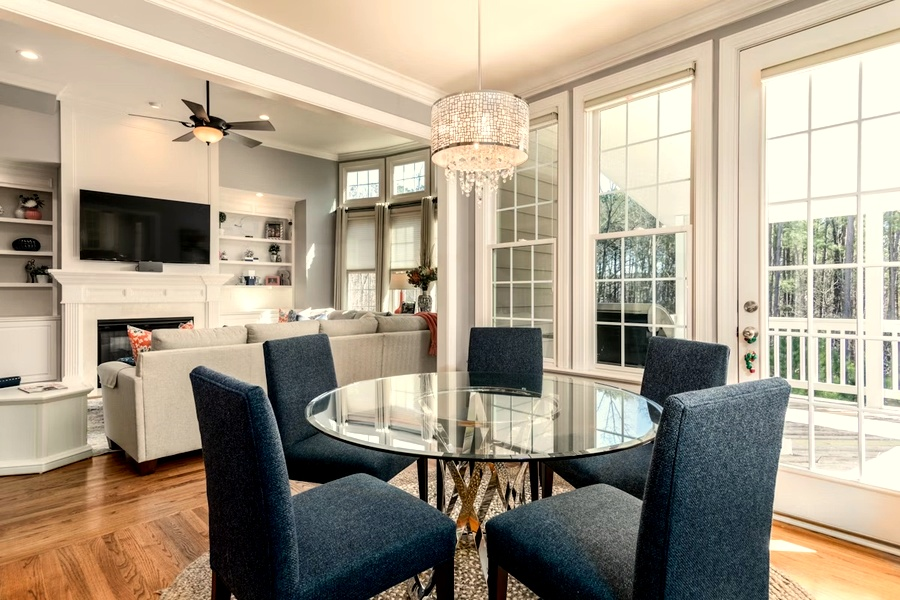
#> input picture FINAL_STABLE_BACKUP/web/backend/assets/visual_dna/SS_WW_01_Seongsu_Cafe_WarmWood.jpg, 900 x 600 px
$ python -i sync_and_fix_dna.py   (imports and definitions only)
#> lines starting #> are read from the running program, lines starting #| are printed output that depends on the picture
import os
import shutil
import sqlite3
from PIL import Image, ImageEnhance

# 경로 설정
BASE_DIR = r'c:\Users\User\Desktop\MZ_Commercial_Logic_v1.0'
SRC_DIR = os.path.join(BASE_DIR, 'Frontend_Curation_Package')
DST_DIR = os.path.join(BASE_DIR, 'assets', 'visual_dna')
DB_PATH = os.path.join(BASE_DIR, 'data', 'mz_commercial_analysis.db')

# [2 lines not run here, left out]

def apply_consistency(img_path):
    """이미지에 일관된 필터 적용 (따뜻한 톤, 대비 강화)"""
    try:
        with Image.open(img_path) as img:
#> img is the input picture: PIL image 900x600 RGB; mean R, G, B 168.4, 156.8, 138.1
            img = img.convert('RGB')
            # 1. 크기 통일 (높이 600 기준, 비율 유지)
            target_h = 600
            w, h = img.size
#> w = 900; h = 600
            target_w = int(w * (target_h / h))
#> target_w = 900
            img = img.resize((target_w, target_h), Image.Resampling.LANCZOS)

            # 2. 대비 살짝 강화 (1.2)
            enhancer = ImageEnhance.Contrast(img)
            img = enhancer.enhance(1.2)
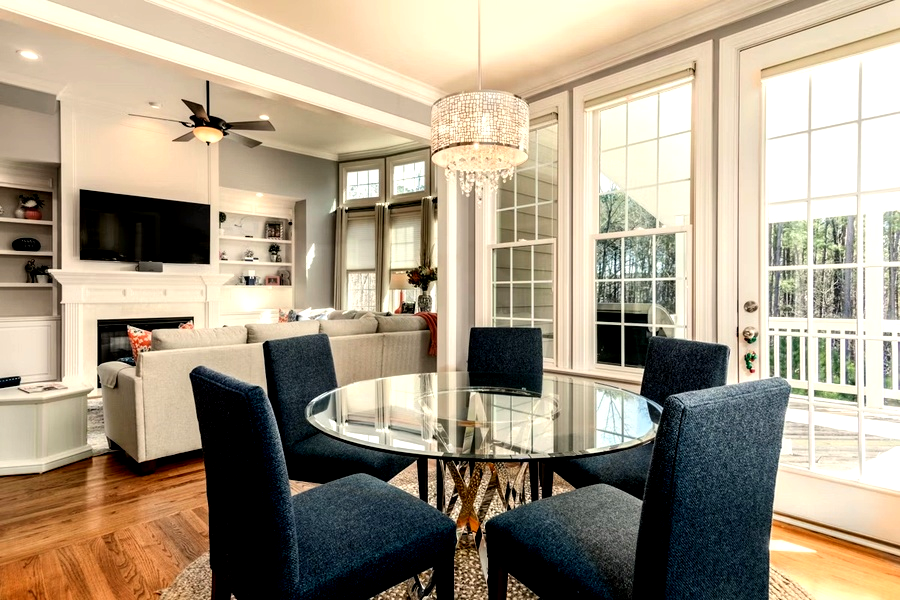
#> img: PIL image 900x600 RGB; mean R, G, B 169.1, 156.3, 135.3

            # 3. 따뜻한 톤 부여 (Red 채널 +5%, Blue 채널 -5%)
            r, g, b = img.split()
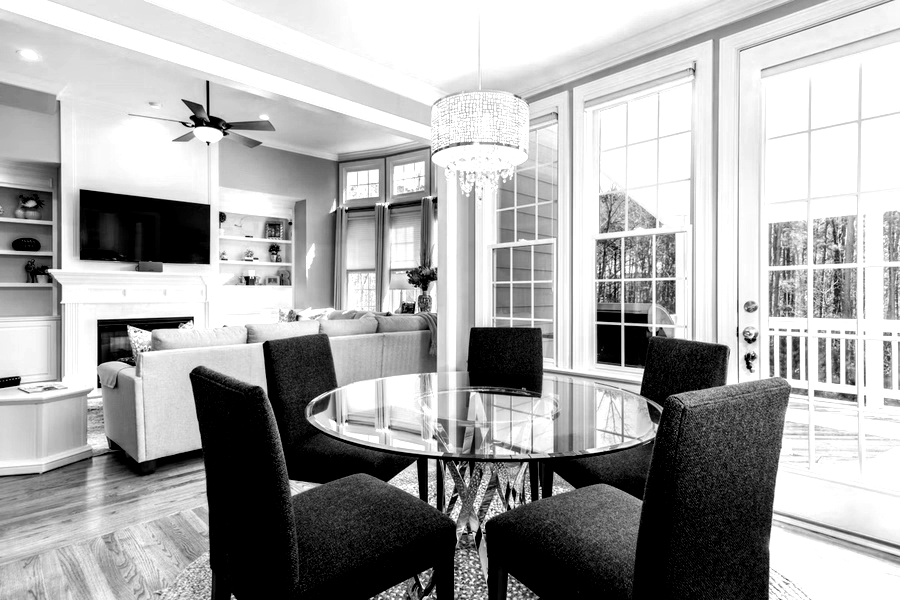
#> r: PIL image 900x600 L; min 0, max 255, mean 169.1
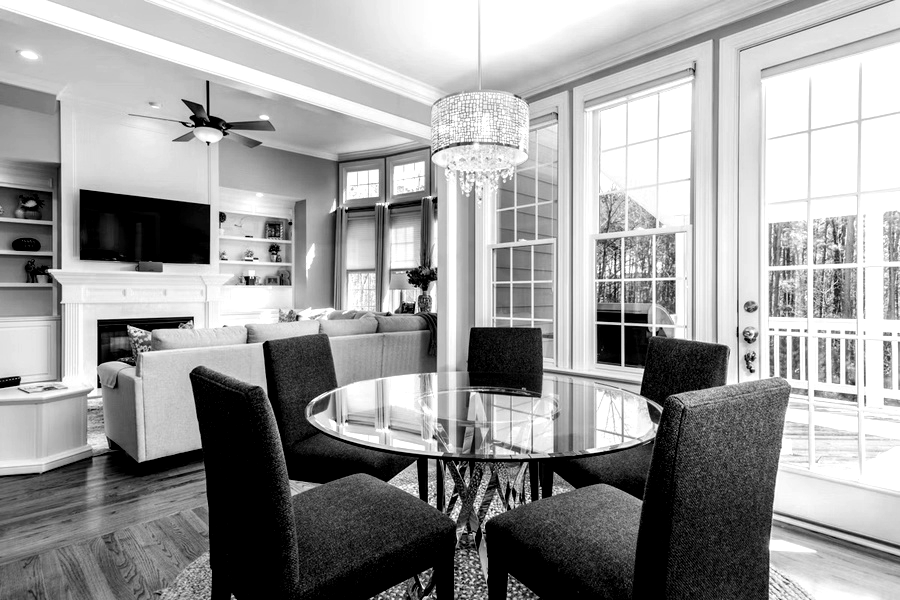
#> g: PIL image 900x600 L; min 0, max 255, mean 156.3
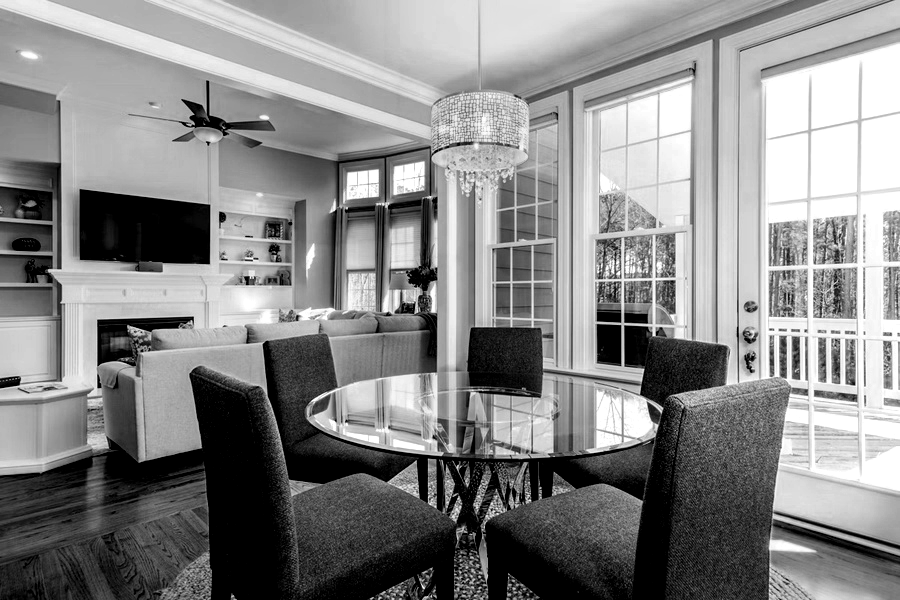
#> b: PIL image 900x600 L; min 0, max 255, mean 135.3
            r = r.point(lambda i: min(255, int(i * 1.05)))
            b = b.point(lambda i: int(i * 0.95))
            img = Image.merge('RGB', (r, g, b))

            # 덮어쓰기 저장
            img.save(img_path, 'JPEG', quality=95)
            return True
    except Exception as e:
        print(f"Error filtering {img_path}: {e}")
        return False

# 파일명 매핑 (사용자 파일명 -> 시스템 ID 매칭용 키워드)
mapping = {
    'SS_WW_01': 'SS_WW_01_Seongsu_Cafe_WarmWood.jpg',
    'SS_WW_02': 'SS_WW_02_Seongsu_Retail_WarmWood.jpg',
    'SS_MN_01': 'SS_MN_01_Seongsu_Cafe_MinimalBasic.jpg',
    'SS_MN_02': 'SS_MN_02_Seongsu_EditShop_MinimalBasic.jpg',
    'SS_ID_01': 'SS_ID_01_Seongsu_Dining_IndustrialVintage.jpg',
    'SS_ID_02': 'SS_ID_02_Seongsu_Cafe_IndustrialVintage.jpg',
    'SS_MC_01': 'SS_MC_01_Seongsu_EditShop_ModernChic.jpg',
    'SS_MC_02': 'SS_MC_02_Seongsu_PhotoStudio_ModernChic.jpg',
    'HN_WW_01': 'HN_WW_01_Hannam_Cafe_WarmWood.jpg',
    'HN_WW_02': 'HN_WW_02_Hannam_Dining_WarmWood.jpg',
    'HN_MN_01': 'HN_MN_01_Hannam_EditShop_MinimalBasic.jpg',
    'HN_MN_02': 'HN_MN_02_Hannam_Cafe_MinimalBasic.jpg',
    'HN_ID_01': 'HN_ID_01_Hannam_Dining_IndustrialVintage.jpg',
    'HN_ID_02': 'HN_ID_02_Hannam_Cafe_IndustrialVintage.jpg',
    'HN_MC_01': 'HN_MC_01_Hannam_Dining_ModernChic.jpg',
    'HN_MC_02': 'HN_MC_02_Hannam_EditShop_ModernChic.jpg'
}

# [42 lines left out: function sync, not called in this run]

# [2 lines not run here, left out]

>>> result = apply_consistency('../assets/visual_dna/SS_WW_01_Seongsu_Cafe_WarmWood.jpg')
